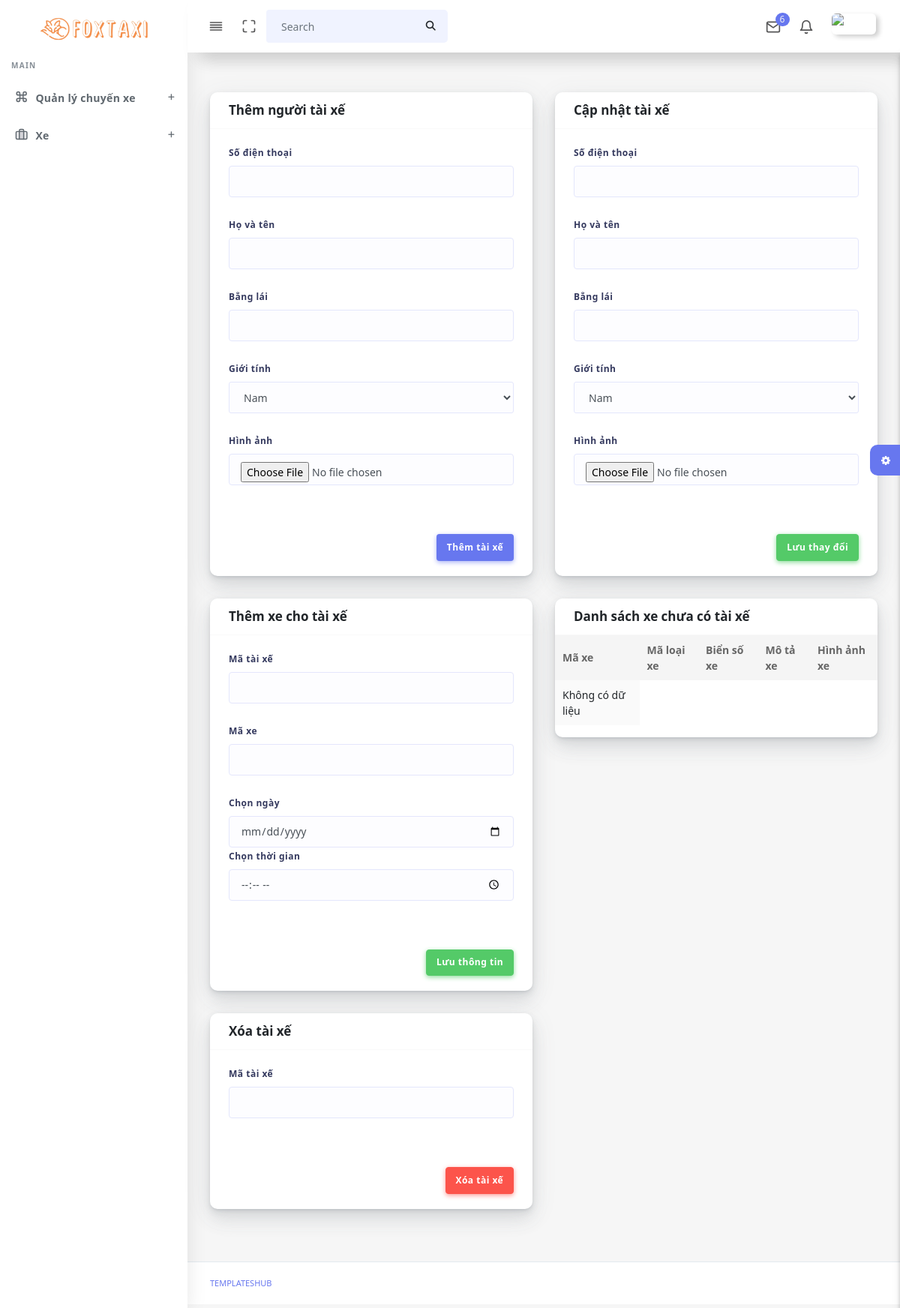
/taixe/capnhattaixe.php, run on an earlier commit of the app's database.
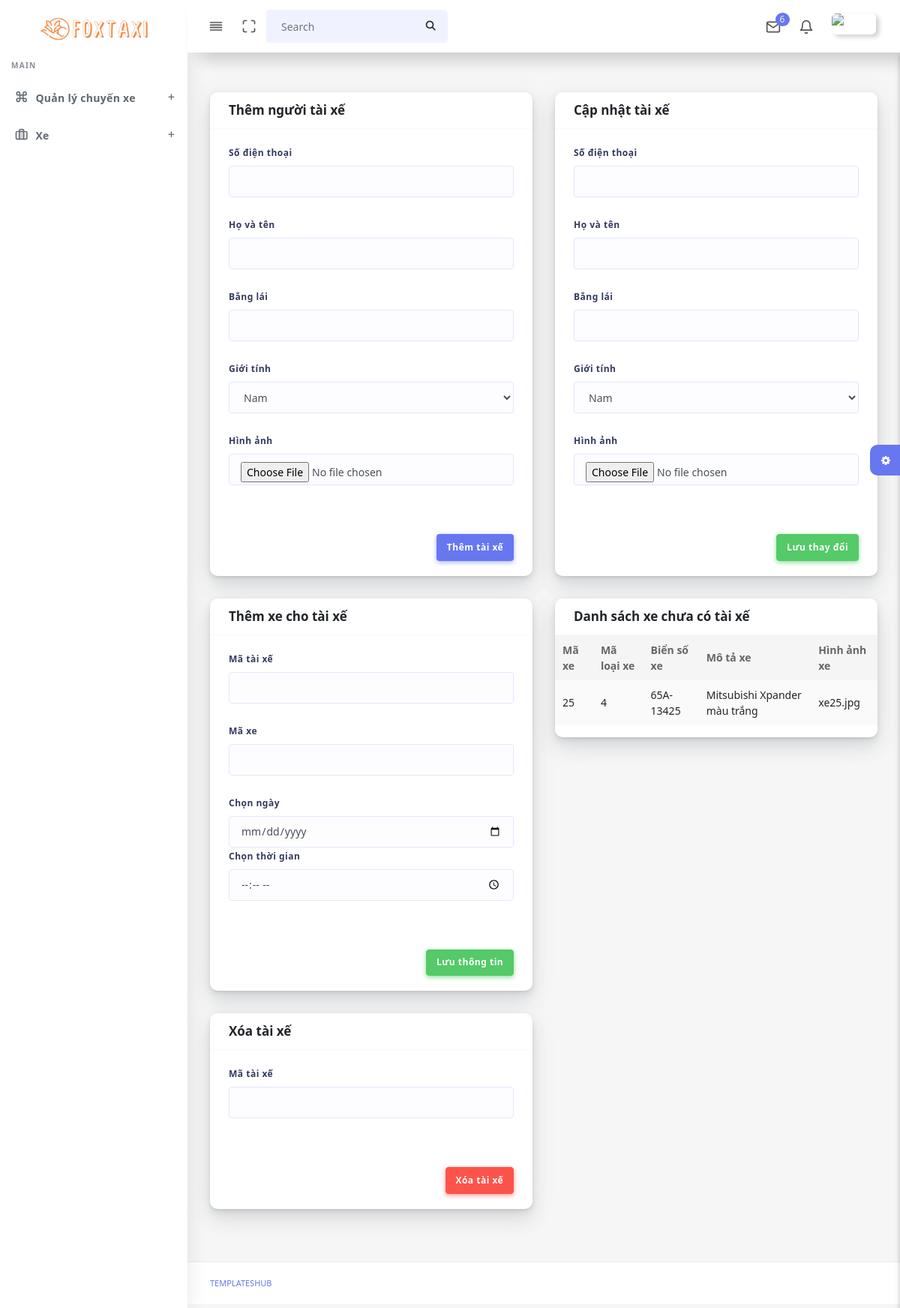
And on a later commit of the database.
### tables this page shows
CREATE TABLE `xe` (
  `X_MA` int(11) NOT NULL,
  `LX_MA` int(11) NOT NULL,
  `X_BIENSO` varchar(10) NOT NULL,
  `X_MOTA` text NOT NULL,
  `X_HINHANH` varchar(200) NOT NULL
);

### taixe/capnhattaixe.php (the view, shortened to what the changed rows need)
<!DOCTYPE html>
<html lang="en">
<?php
  include("connect.php");
  include('head.php');
?>
<body>
  <div id="app">
    <div class="main-wrapper main-wrapper-1">
      <div class="main-content">
        <section class="section">
          <div class="section-body">
            <div class="row">
              <div class="col-12 col-md-6 col-lg-6">
                <div class="card">
                    <div class="table-responsive">
                    <table class="table table-striped table-hover" id="tableExport" style="width:100%;">
                        <thead>
                            <tr><th>Mã xe</th>
                                <th>Mã loại xe</th>
                                <th>Biển số xe</th>
                                <th>Mô tả xe</th>
                                <th>Hình ảnh xe</th>
                            </tr>
                        </thead>
                    <tbody>
                        <?php
                        $sql = "SELECT xe.* FROM xe
                                LEFT JOIN phutrach ON phutrach.X_MA = xe.X_MA
                                WHERE phutrach.X_MA IS NULL";
                        $result = $conn->query($sql);
                        if ($result ->num_rows > 0) {
                            while ($row = $result->fetch_assoc()) {
                              echo "<tr>";
                              echo "<td>". $row['X_MA'] . "</td>";
                              echo "<td>". $row['LX_MA'] . "</td>";
                              echo "<td>". $row['X_BIENSO'] . "</td>";
                              echo "<td>". $row['X_MOTA'] . "</td>";
                              echo "<td>". $row['X_HINHANH'] . "</td>";
                              echo "</tr>";
                          }
                        }else{
                          echo "<td>Không có dữ liệu</td>";
                        }
                        ?>
                    </tbody>
                    </table>
                    </div>
                </div>
              </div>
            </div>
          </div>
        </section>
      </div>
    </div>
  </div>
</body>
</html>

What changed in the data, as far as the page shows it:
added xe: X_MA "25", LX_MA "4", X_BIENSO "65A-13425", X_MOTA "Mitsubishi Xpander màu trắng", X_HINHANH "xe25.jpg"
Also different on the page:
text no longer shown: "Không có dữ liệu"
